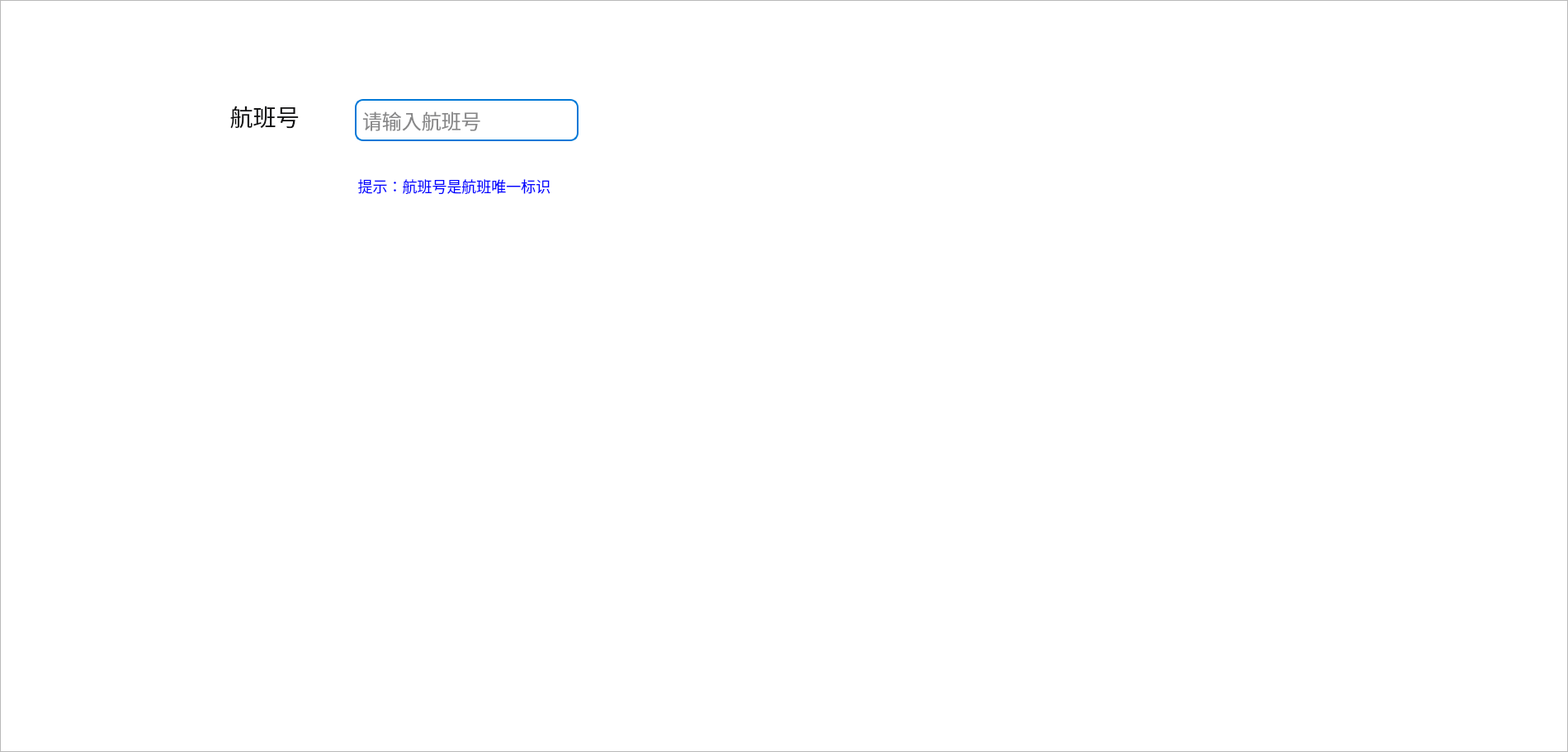
<?xml version="1.0" encoding="UTF-8"?>
<ui version="4.0">
 <class>flight_delete</class>
 <widget class="QWidget" name="flight_delete">
  <property name="geometry">
   <rect>
    <x>0</x>
    <y>0</y>
    <width>1900</width>
    <height>911</height>
   </rect>
  </property>
  <property name="windowTitle">
   <string>Form</string>
  </property>
  <property name="styleSheet">
   <string notr="true"/>
  </property>
  <widget class="QListView" name="listView">
   <property name="geometry">
    <rect>
     <x>0</x>
     <y>0</y>
     <width>1900</width>
     <height>911</height>
    </rect>
   </property>
   <property name="styleSheet">
    <string notr="true"/>
   </property>
  </widget>
  <widget class="QPushButton" name="pushButton">
   <property name="geometry">
    <rect>
     <x>830</x>
     <y>120</y>
     <width>121</width>
     <height>51</height>
    </rect>
   </property>
   <property name="styleSheet">
    <string notr="true">QPushButton {
    font-family: &quot;Microsoft YaHei&quot;;
    font-size: 28px;
    color: white;
    background: qlineargradient(x1:0, y1:0, x2:1, y2:0,
                  stop:0 #FDC245, stop:1 #FB9E23);
border-radius: 10px;

}
QPushButton:hover {
background-color:#FAC85C;
}</string>
   </property>
   <property name="text">
    <string>删除</string>
   </property>
  </widget>
  <widget class="QLabel" name="label">
   <property name="geometry">
    <rect>
     <x>240</x>
     <y>120</y>
     <width>161</width>
     <height>41</height>
    </rect>
   </property>
   <property name="styleSheet">
    <string notr="true">QLabel {
    font-family: &quot;Microsoft YaHei&quot;;
    font-size: 28px;
    color: #101011;
	border-radius: 2px;

}</string>
   </property>
   <property name="text">
    <string>航班号</string>
   </property>
   <property name="alignment">
    <set>Qt::AlignCenter</set>
   </property>
  </widget>
  <widget class="QLineEdit" name="lineEdit">
   <property name="geometry">
    <rect>
     <x>430</x>
     <y>120</y>
     <width>271</width>
     <height>51</height>
    </rect>
   </property>
   <property name="styleSheet">
    <string notr="true">
/* QLineEdit 样式 */
QLineEdit {
    color: #101011;
    background-color: white;
    font-size: 24px; /* 提高字体大小 */
    border: 2px solid #0078D7; /* 设置边框颜色和粗细 */
    border-radius: 10px; /* 圆角边框 */
    font-family: &quot;Microsoft YaHei&quot;;
    padding: 5px; /* 增加内边距 */
}
</string>
   </property>
   <property name="placeholderText">
    <string>请输入航班号</string>
   </property>
  </widget>
  <widget class="QLabel" name="label_2">
   <property name="geometry">
    <rect>
     <x>400</x>
     <y>210</y>
     <width>301</width>
     <height>31</height>
    </rect>
   </property>
   <property name="styleSheet">
    <string notr="true">QLabel {
    font-family: &quot;Microsoft YaHei&quot;;
    font-size: 18px;
    color: blue;
	border-radius: 2px;

}</string>
   </property>
   <property name="text">
    <string>提示：航班号是航班唯一标识</string>
   </property>
   <property name="alignment">
    <set>Qt::AlignCenter</set>
   </property>
  </widget>
 </widget>
 <resources/>
 <connections/>
</ui>
